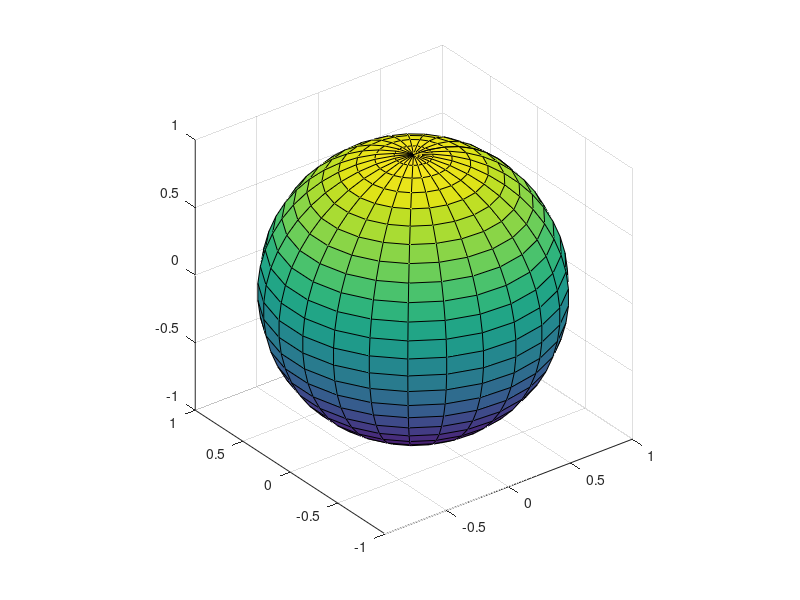

Write the MATLAB code that produced this figure. (Note: this script raises an error after producing the figure.)
close all;
clear all;

% Generate sphere data
[x, y, z] = sphere(25);
h = surf(x, y, z);
axis equal;
%shading ;
h.FaceAlpha = 0.20;
h.LineStyle = ":";

 
line([-1,1], [0,0], [0,0], 'LineWidth' , 1, 'Color', [0 0 0])
line([0,0], [-1,1], [0,0], 'LineWidth' , 1, 'Color', [0 0 0])
line([0,0], [0,0], [-1,1], 'LineWidth' , 1, 'Color', [0 0 0])

text(0, 0, 1.1, '|RCP⟩', 'Interpreter', 'tex', 'FontSize', 12, 'HorizontalAlignment', 'Center')
text(0, 0, -1.1, '|LCP⟩', 'Interpreter', 'tex', 'FontSize', 12, 'HorizontalAlignment', 'Center')
text(1.1, 0, 0, '|D⟩', 'Interpreter', 'tex', 'FontSize', 12, 'HorizontalAlignment', 'Center')
text(0, 1.1, 0, '|V⟩', 'Interpreter', 'tex', 'FontSize', 12, 'HorizontalAlignment', 'Center')
text(-1.1, 0, 0, '|A⟩', 'Interpreter', 'tex', 'FontSize', 12, 'HorizontalAlignment', 'Center')
text(0, -1.1, 0, '|H⟩', 'Interpreter', 'tex', 'FontSize', 12, 'HorizontalAlignment', 'Center')

view(60, 15);
grid on;
axis on;
set(gca, 'FontSize', 10, 'FontWeight', 'bold', 'LineWidth', 1.5);
grid on;
set(gca, 'GridLineStyle', '--')
set(gca, 'GridAlpha', 0.25);
